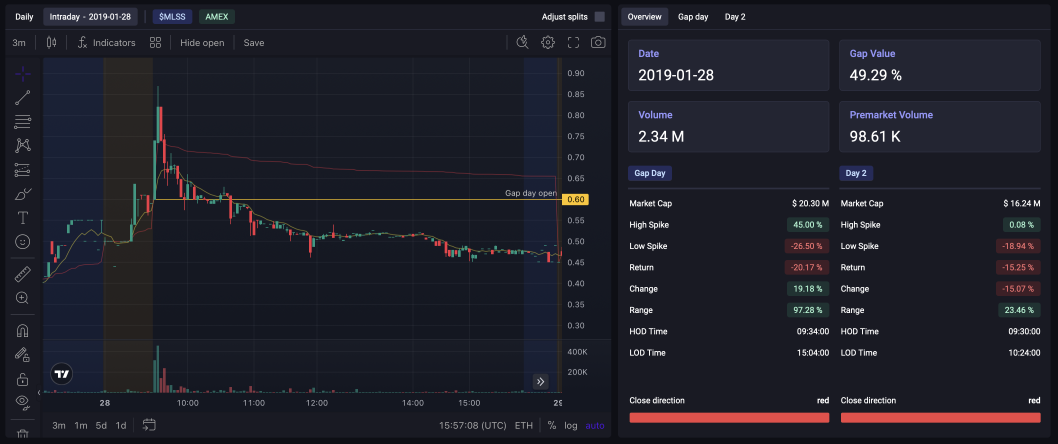
#> input picture tests/error_price.png, 3172 x 1332 px (shown at 1/3 size)
$ python -i price_open.py   (imports and definitions only)
#> lines starting #> are read from the running program, lines starting #| are printed output that depends on the picture; after the words box and inside, x2 and y2 are one past the last pixel; in counts of white or black regions, pixels touching at a corner belong together
#> further down, picture is the input picture: shape (1332, 3172, 3); mean B, G, R 41.2, 31.7, 31.2
import cv2
import pytesseract
import numpy as np
import re
import os

def load_image(path):
    return cv2.imread(path)

# [14 lines left out: functions find_yellow_regions, extract_yellow_boxes, not called in this run]

def enhance_for_ocr(img):
    gray = cv2.cvtColor(img, cv2.COLOR_BGR2GRAY)
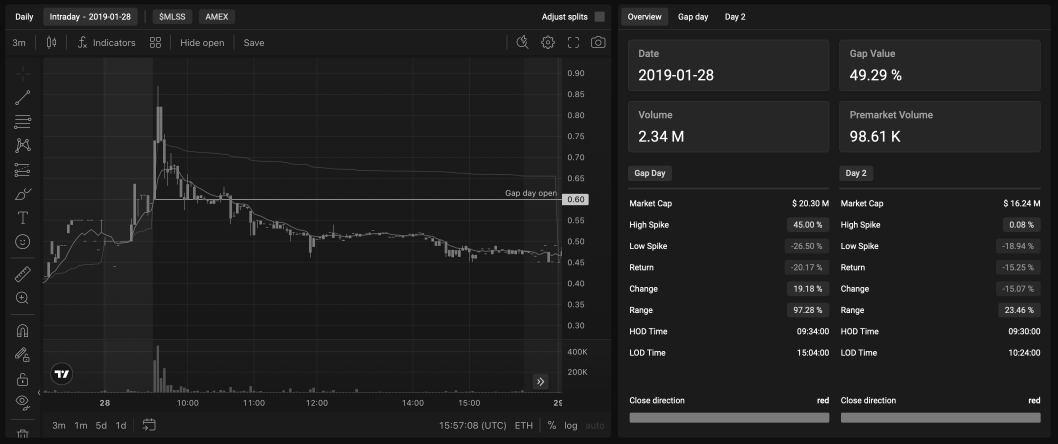
#> gray: shape (1332, 3172) (shown at 1/3 size); min 0, max 255, mean 32.7
    clahe = cv2.createCLAHE(clipLimit=3.0, tileGridSize=(4, 4))
    enhanced = clahe.apply(gray)
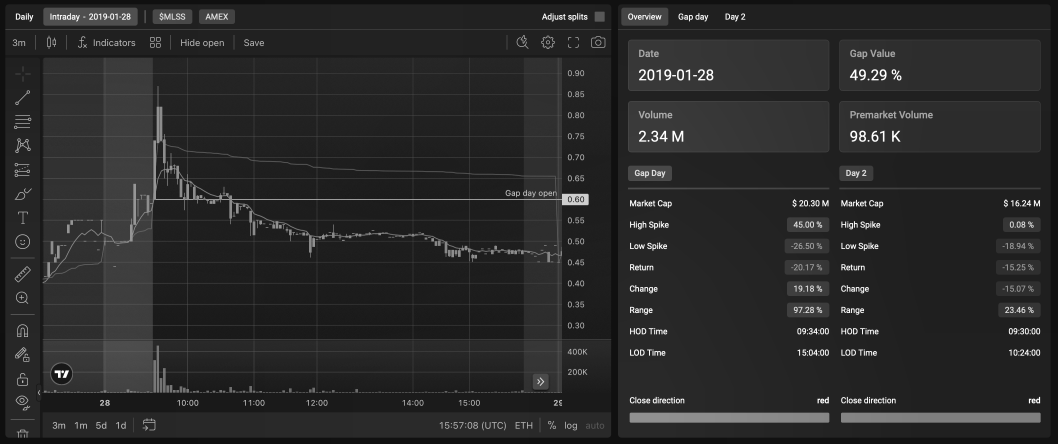
#> enhanced: shape (1332, 3172) (shown at 1/3 size); min 1, max 255, mean 41.8

    binary = cv2.threshold(enhanced, 180, 255, cv2.THRESH_BINARY)[1]
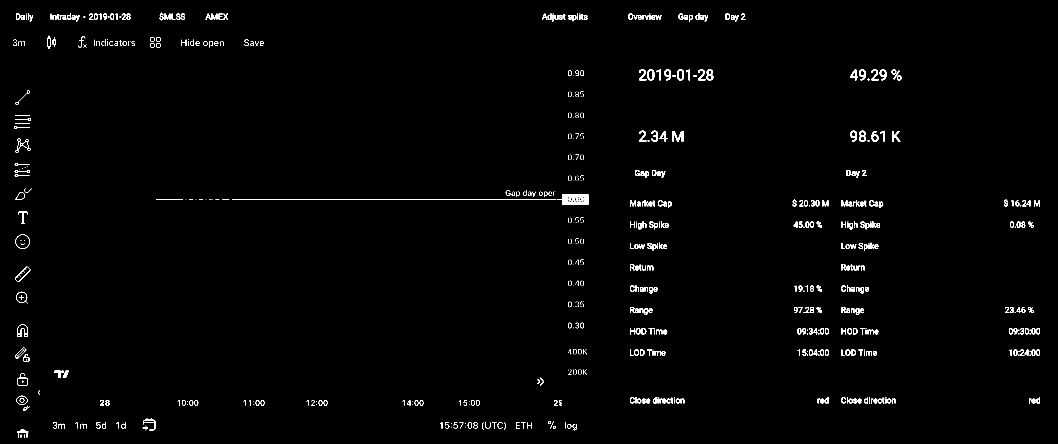
#> binary: shape (1332, 3172) (shown at 1/3 size); 1.1% white; 706 white regions (236 under 20 px), largest, box (x1, y1, x2, y2) and area: (1670, 582, 1766, 615) 2081, (696, 598, 1668, 599) 972, (2018, 393, 2050, 425) 543
    inverted = cv2.threshold(enhanced, 180, 255, cv2.THRESH_BINARY_INV)[1]
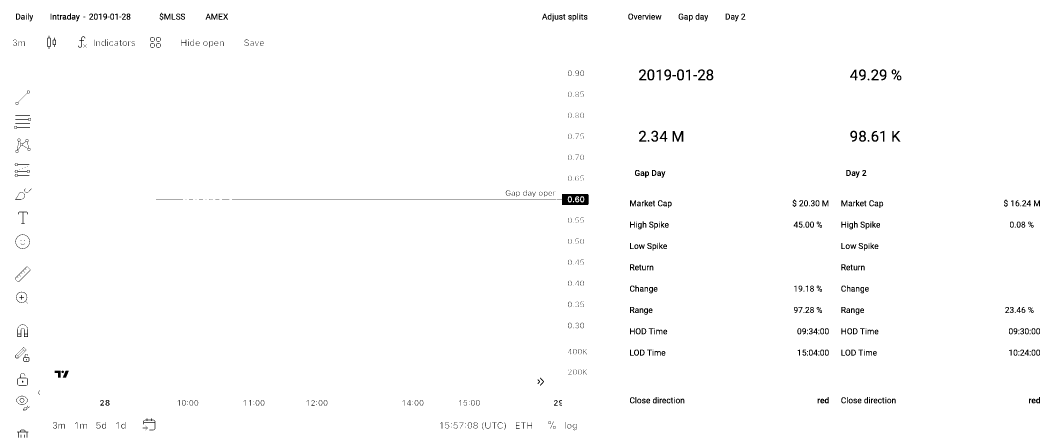
#> inverted: shape (1332, 3172) (shown at 1/3 size); 98.9% white; 706 black regions (236 under 20 px), largest, box (x1, y1, x2, y2) and area: (1670, 582, 1766, 615) 2081, (696, 598, 1668, 599) 972, (2018, 393, 2050, 425) 543

    resized_binary = cv2.resize(binary, None, fx=4, fy=4, interpolation=cv2.INTER_CUBIC)
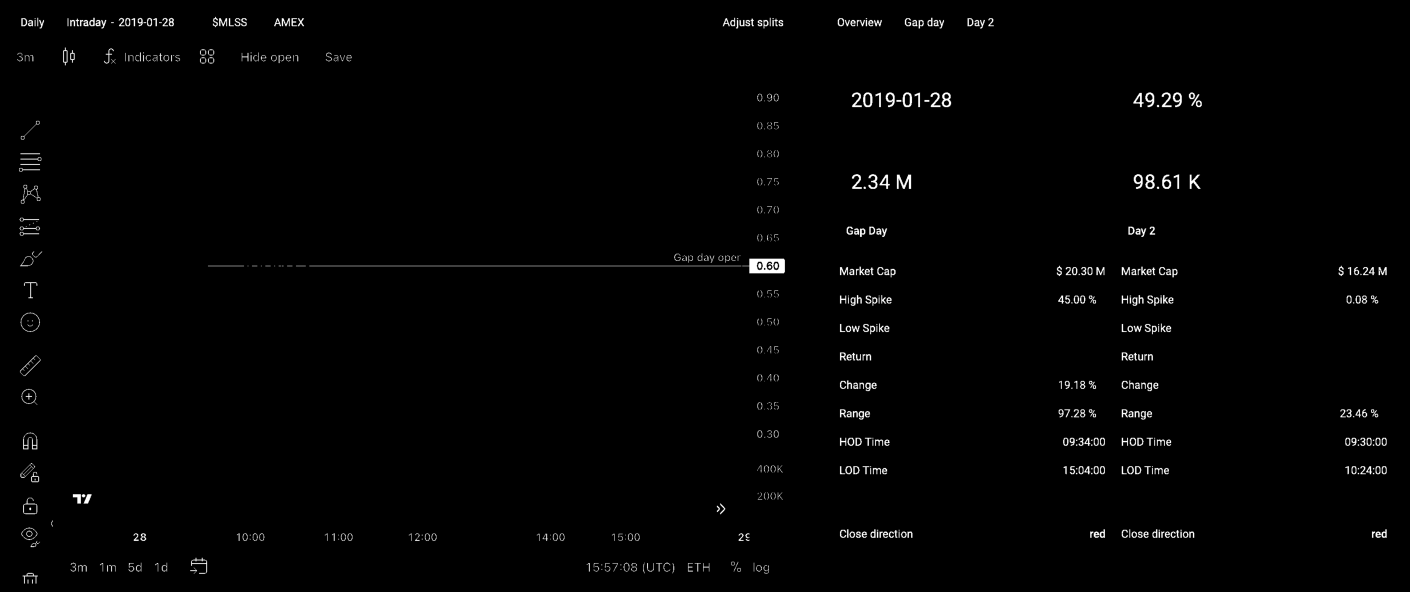
#> resized_binary: shape (5328, 12688) (shown at 1/9 size); min 0, max 255, mean 2.9
    resized_inverted = cv2.resize(inverted, None, fx=4, fy=4, interpolation=cv2.INTER_CUBIC)

    return resized_binary, resized_inverted

# [28 lines left out: functions extract_text_from_boxes, extract_yellow_price_from_image, not called in this run]

# Example usage
# [4 lines not run here, left out]


# Gap_Up_Short 2025-04-28 at 08.20.24@2x
# Gap_Up_Short 2025-04-28 at 08.57.09@2x

>>> import cv2
>>> picture = cv2.imread('error_price.png')
>>> result = enhance_for_ocr(picture)

$ run again, on tests/CleanShot 2025-04-11 at 10.00.24@2x.png
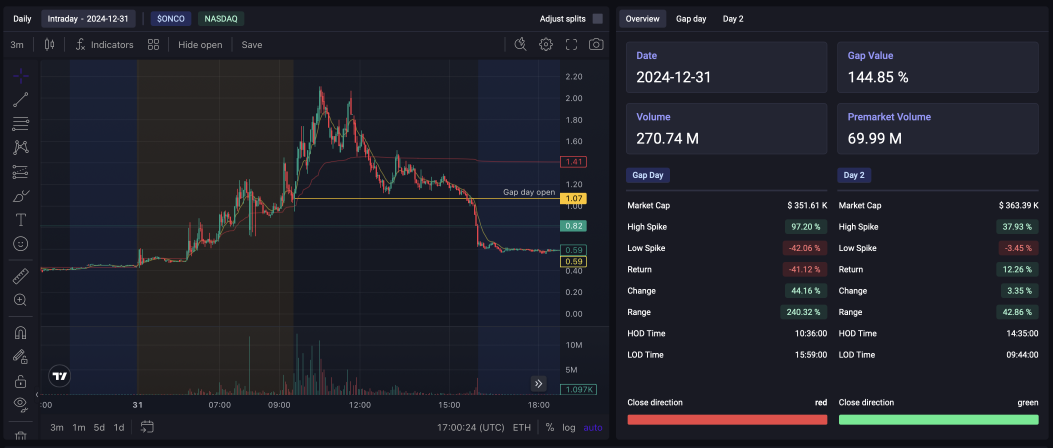
#> input picture tests/CleanShot 2025-04-11 at 10.00.24@2x.png, 3158 x 1342 px (shown at 1/3 size)
#> picture is the input picture: shape (1342, 3158, 3); mean B, G, R 42.3, 33.7, 32.3
#> in enhance_for_ocr, `binary = cv2.threshold(enhanced, 180, 255, cv2.THRESH_BINARY)[1]`:
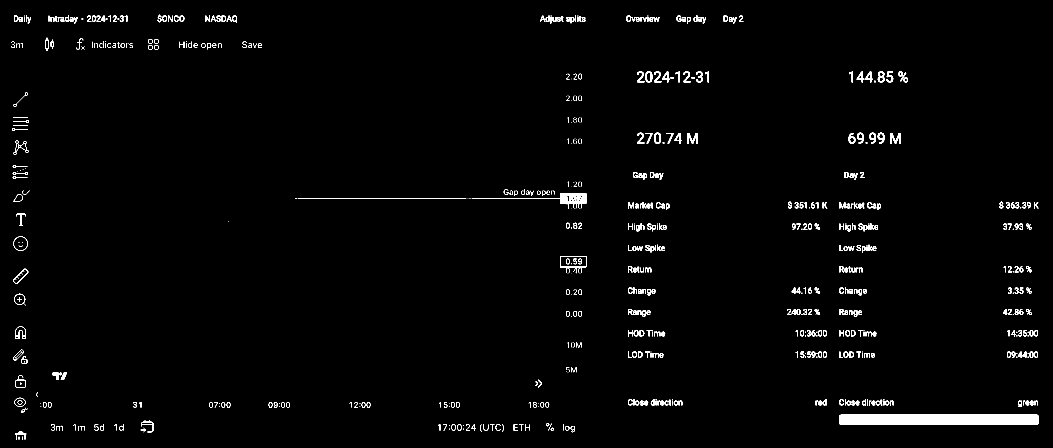
#> binary: shape (1342, 3158) (shown at 1/3 size); 1.6% white; 653 white regions (151 under 20 px), largest, box (x1, y1, x2, y2) and area: (2517, 1244, 3116, 1274) 17936, (1416, 579, 1760, 626) 2642, (2062, 399, 2094, 431) 541
#> in enhance_for_ocr, `resized_binary = cv2.resize(binary, None, fx=4, fy=4, interpolation=cv..`:
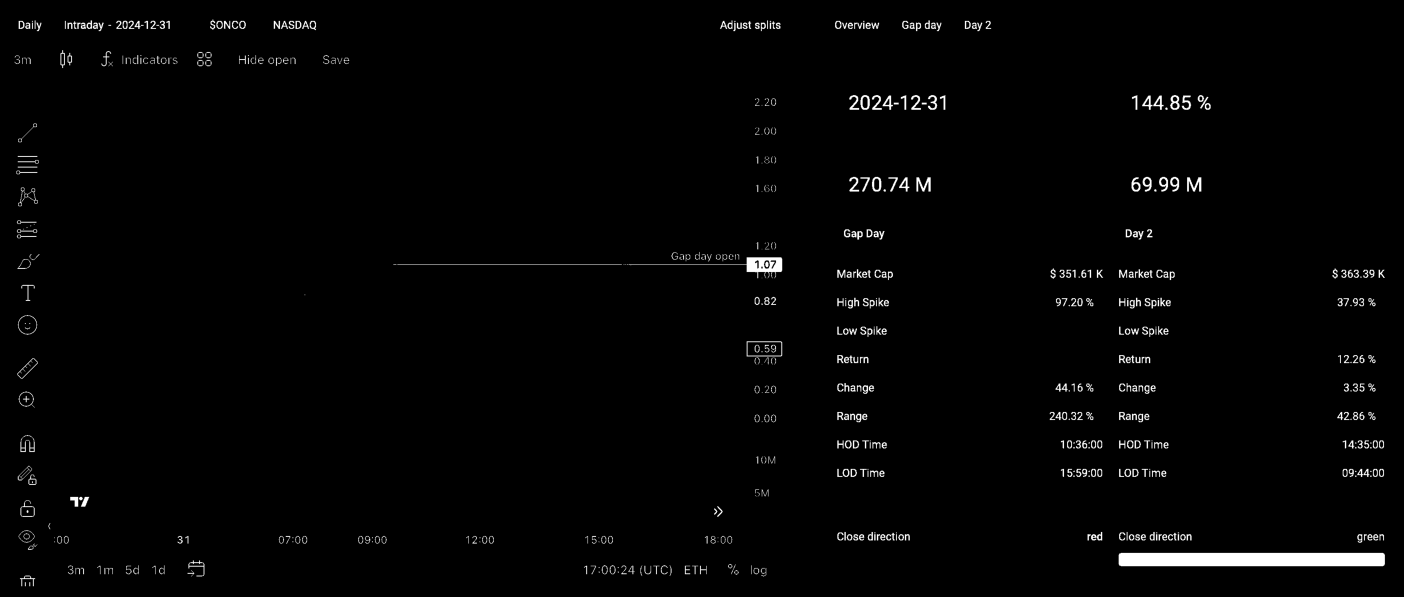
#> resized_binary: shape (5368, 12632) (shown at 1/9 size); min 0, max 255, mean 4.1

$ run again, on tests/Gap_Up_Short 2025-04-28 at 08.57.39@2x.png
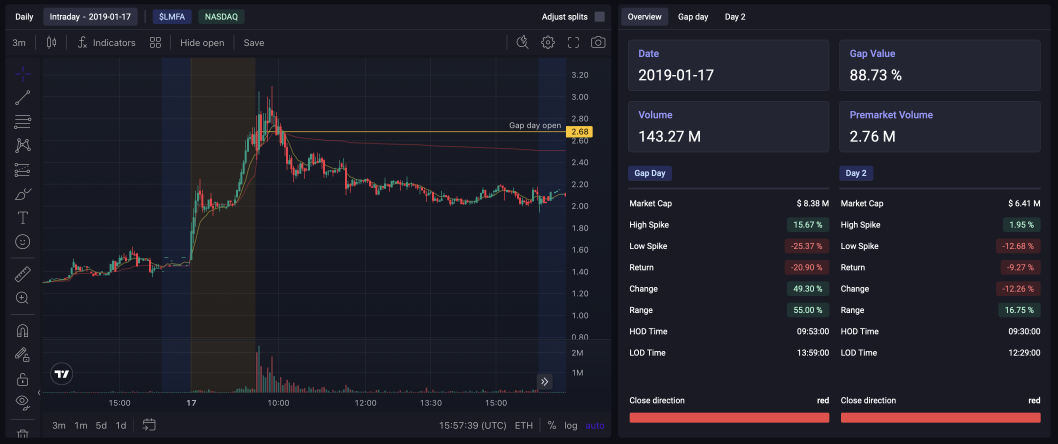
#> input picture tests/Gap_Up_Short 2025-04-28 at 08.57.39@2x.png, 3172 x 1332 px (shown at 1/3 size)
#> picture is the input picture: shape (1332, 3172, 3); mean B, G, R 40.9, 31.7, 31.4
#> in enhance_for_ocr, `binary = cv2.threshold(enhanced, 180, 255, cv2.THRESH_BINARY)[1]`:
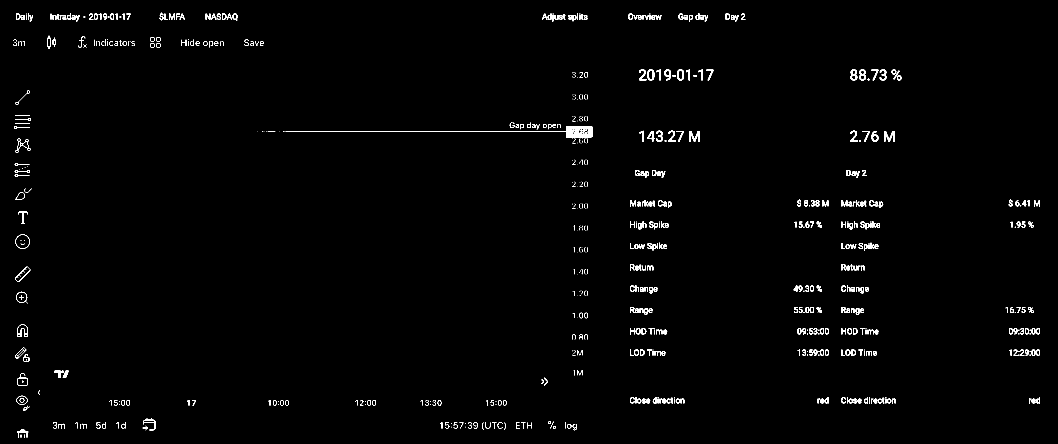
#> binary: shape (1332, 3172) (shown at 1/3 size); 1.1% white; 694 white regions (233 under 20 px), largest, box (x1, y1, x2, y2) and area: (856, 379, 1778, 412) 2993, (2068, 393, 2100, 425) 541, (2652, 393, 2684, 425) 541
#> in enhance_for_ocr, `resized_binary = cv2.resize(binary, None, fx=4, fy=4, interpolation=cv..`:
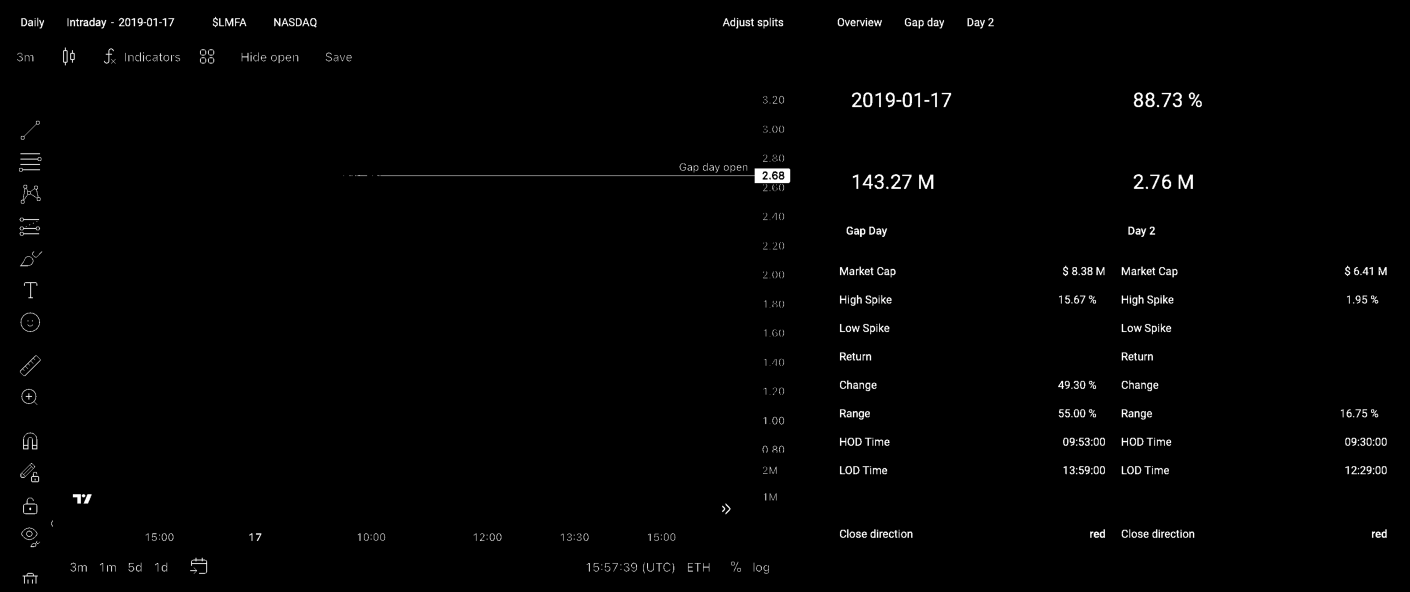
#> resized_binary: shape (5328, 12688) (shown at 1/9 size); min 0, max 255, mean 2.8
